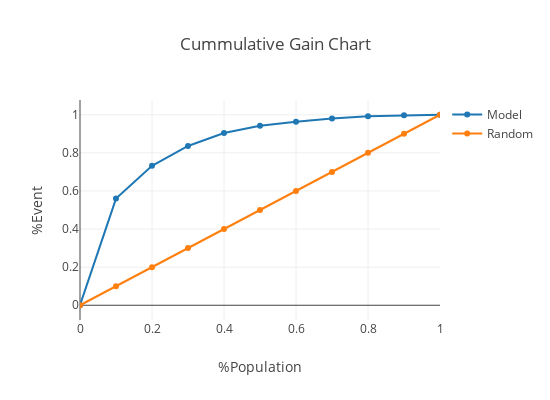

Notebook code for this chart:
### Code cell
#Cummulative Gain Chart
trace1 = go.Scatter(name='Model',
                    x=x1, y=y1)
trace2 = go.Scatter(name='Random',
                    x=x2, y=y2)


layout=go.Layout(
                autosize=True,
                width=550, height=400,
                title='Cummulative Gain Chart',
                xaxis= dict(title= '%Population', range=[0,1]),
                yaxis=dict(title= '%Event')
                )

data = [trace1, trace2]

fig= go.Figure(data=data,layout=layout)
plotly.offline.iplot(fig)

### Figure 1 — Plotly figure (JSON) as saved in the notebook; plotly's stock layout.template omitted (floating-point values rounded to 4 significant figures)
{"data": [{"name": "Model", "type": "scatter", "x": [0, 0.1, 0.2, 0.3, 0.4, 0.5, 0.6, 0.7, 0.8, 0.9, 1], "y": [0, 0.56, 0.732, 0.836, 0.904, 0.942, 0.963, 0.98, 0.992, 0.997, 1]}, {"name": "Random", "type": "scatter", "x": [0, 0.1, 0.2, 0.3, 0.4, 0.5, 0.6, 0.7, 0.8, 0.9, 1], "y": [0, 0.1, 0.2, 0.3, 0.4, 0.5, 0.6, 0.7, 0.8, 0.9, 1]}], "layout": {"autosize": true, "height": 400, "title": "Cummulative Gain Chart", "width": 550, "xaxis": {"range": [0, 1], "title": "%Population"}, "yaxis": {"title": "%Event"}}}
